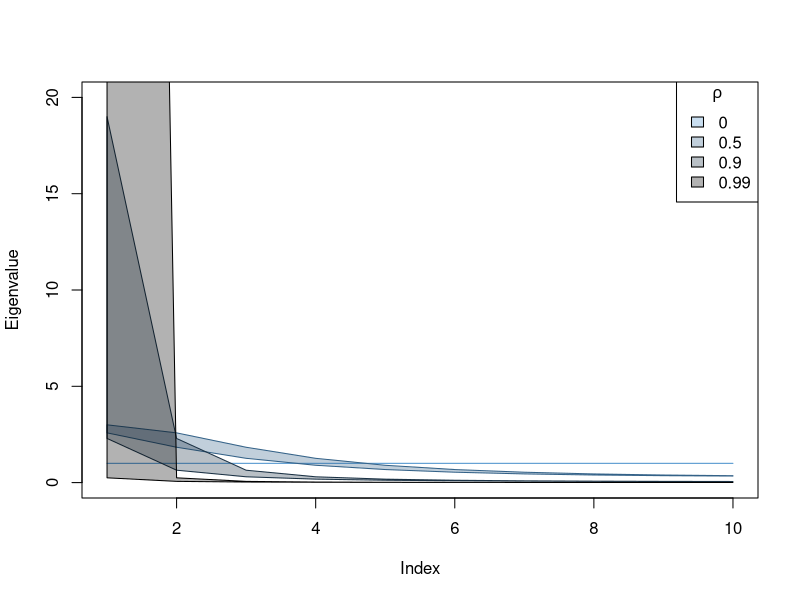
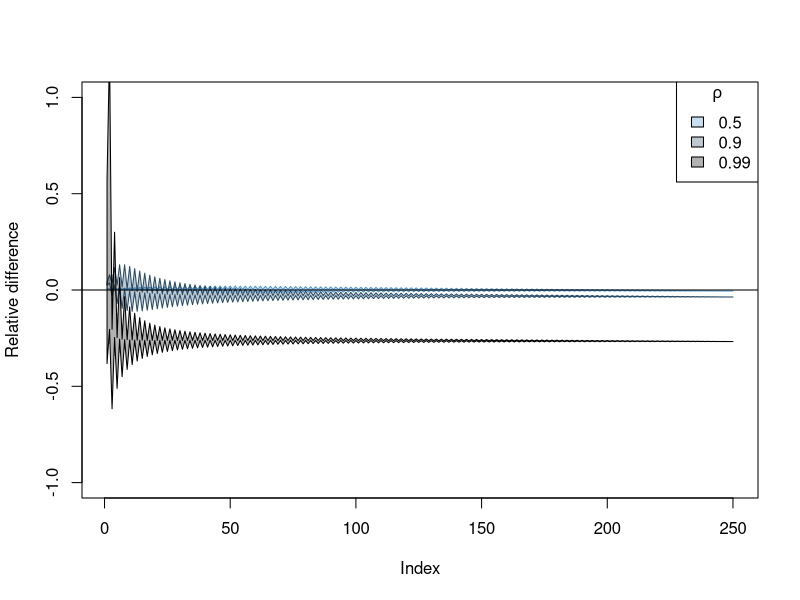
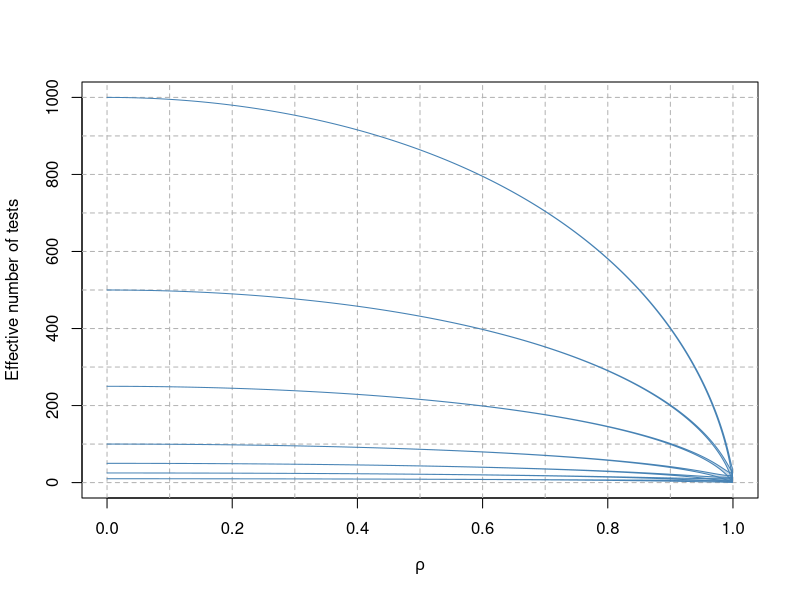

The R source for these figures, in order:
## simple plotting of effective dimension
genEigenBounds <- function(M, rho) {
    lower <- (1 - rho^2)/(1 - 2*rho*cos((1:M)*pi/(M+1)) + rho^2)
    upper <- (1 - rho^2)/(1 - 2*rho*cos((1:M - 1)*pi/(M+1)) + rho^2)
    if (rho == 1) upper[1] <- lower[1] <- M
    rbind(upper, lower)
}

## and the circulant eigenvalue approximation
genCircApprox <- function(M, rho) {
    expSeq <- 0:(M-1)
    coefs <- rho^expSeq + (expSeq/M)*(rho^(M - expSeq) - rho^expSeq)
    cosines <- outer(expSeq, 0:(M-1), function(x,y) cos(2*x*y*pi/M))
    sort(colSums(cosines*coefs), decreasing = TRUE)
}

## M eff functions
MeffChev <- function(lambdas) length(lambdas) + 1 - mean(lambdas^2)

MeffLiJi <- function(lambdas) sum((lambdas >= 1) + (lambdas %% 1))

MeffED <- function(lambdas, p = 1/length(lambdas)) sum((lambdas/max(lambdas))^p)

MeffGalwey <- function(lambdas) (MeffED(lambdas, 0.5))^2/MeffED(lambdas, p = 1)

MeffFuns <- list(cheverud = MeffChev,
                 liji = MeffLiJi,
                 ed = MeffED,
                 galwey = MeffGalwey)

## simple bounds for a sequence of rhos, Ms
rhoSeq <- c(seq(0, 0.95, by = 0.05), 0.99)
Mseq <- c(10, 25, 50, 100, 250, 500, 1000, 2500)
bounds <- lapply(Mseq,
                 function(M) {
                     lapply(rhoSeq, genEigenBounds, M = M)
                 })
## compare these bounds to the circulant approximation
circEigen <- lapply(Mseq,
                    function(M) {
                        lapply(rhoSeq, genCircApprox, M = M)
                    })

## first inspect these bounds
plotBounds <- function(bnds, colSeq, alpha = 0.5, ylim, ...) {
    neig <- ncol(bnds[[1]])
    xs <- 1:neig
    if (missing(ylim)) ylim <- range(unlist(bnds))
    plot(NA, xlim = c(1,neig), ylim = ylim, ...)
    for (ii in seq_along(bnds)) {
        polygon(c(xs, rev(xs)), c(bnds[[ii]][1,], rev(bnds[[ii]][2,])),
                col = adjustcolor(colSeq[ii], alpha.f = alpha),
                border = colSeq[ii])
        #lines(xs, abs(bnds[[ii]][1,]-bnds[[ii]][2,]),
        #      col = colSeq)
    }
}

## for M = 10, 50, 250 display the results for rho = 0,0.5,0.9,0.99
plotBounds(bounds[[1]][rhoSeq %in% c(0, 0.5, 0.9, 0.99)],
           colSeq = colorRampPalette(c("steelblue3", "black"))(4),
           alpha = 0.3, xlab = "Index", ylab = "Eigenvalue",
           ylim = c(0,20))
legend(x = "topright", legend = c("0", "0.5", "0.9", "0.99"),
       fill = adjustcolor(colorRampPalette(c("steelblue3", "black"))(4), 0.3),
       title = expression(rho))

## compare these bounds to the circulant approximation
circDiffs <- lapply(1:length(Mseq),
                    function(iM) {
                        lapply(1:length(rhoSeq),
                               function(ir) {
                                   rbind((bounds[[iM]][[ir]][1,] - circEigen[[iM]][[ir]])/abs(circEigen[[iM]][[ir]]),
                                         (bounds[[iM]][[ir]][2,] - circEigen[[iM]][[ir]])/abs(circEigen[[iM]][[ir]]))
                               })
                    })
## plot these difference bounds
plotBounds(circDiffs[[5]][rhoSeq %in% c(0.5, 0.9, 0.99)],
           colSeq = colorRampPalette(c("steelblue3", "black"))(3),
           alpha = 0.3, xlab = "Index", ylab = "Relative difference",
           ylim = c(-1,1))
abline(h = 0)
legend(x = "topright", legend = c("0.5", "0.9", "0.99"),
       fill = adjustcolor(colorRampPalette(c("steelblue3", "black"))(3), 0.3),
       title = expression(rho))


## increased resolution of bounds for the effective dimension work
rhoSeq <- seq(0, 0.999, by = 0.001)
Mseq <- c(10, 25, 50, 100, 250, 500, 1000, 2500)
bounds <- lapply(Mseq,
                 function(M) {
                     lapply(rhoSeq, genEigenBounds, M = M)
                 })

## get effective dimensions for each M
effectiveDims <- lapply(MeffFuns,
                        function(fun) {
                            lapply(bounds,
                                   function(m) {
                                       sapply(m,
                                              function(r) {
                                                  c(upper = fun(r["upper",]),
                                                    lower = fun(r["lower",]))
                                              })
                                   })
                        })

## look at these
plot(NA, xlim = c(0,1), ylim = c(0, 1000), xlab = expression(rho),
     ylab = "Effective number of tests")
abline(v = seq(0, 1, 0.1), col = "gray70", lty = 2)
abline(h = seq(0, 1000, 100), col = "gray70", lty = 2)
meth <- "galwey" # change for different plots
for (m in Mseq[1:7]) {
    tempData <- effectiveDims[[meth]][[which(Mseq == m)]]
    polygon(c(rhoSeq, rev(rhoSeq)), c(tempData[1,], rev(tempData[2,])),
            col = adjustcolor("steelblue", 0.3), border = "steelblue")
}
